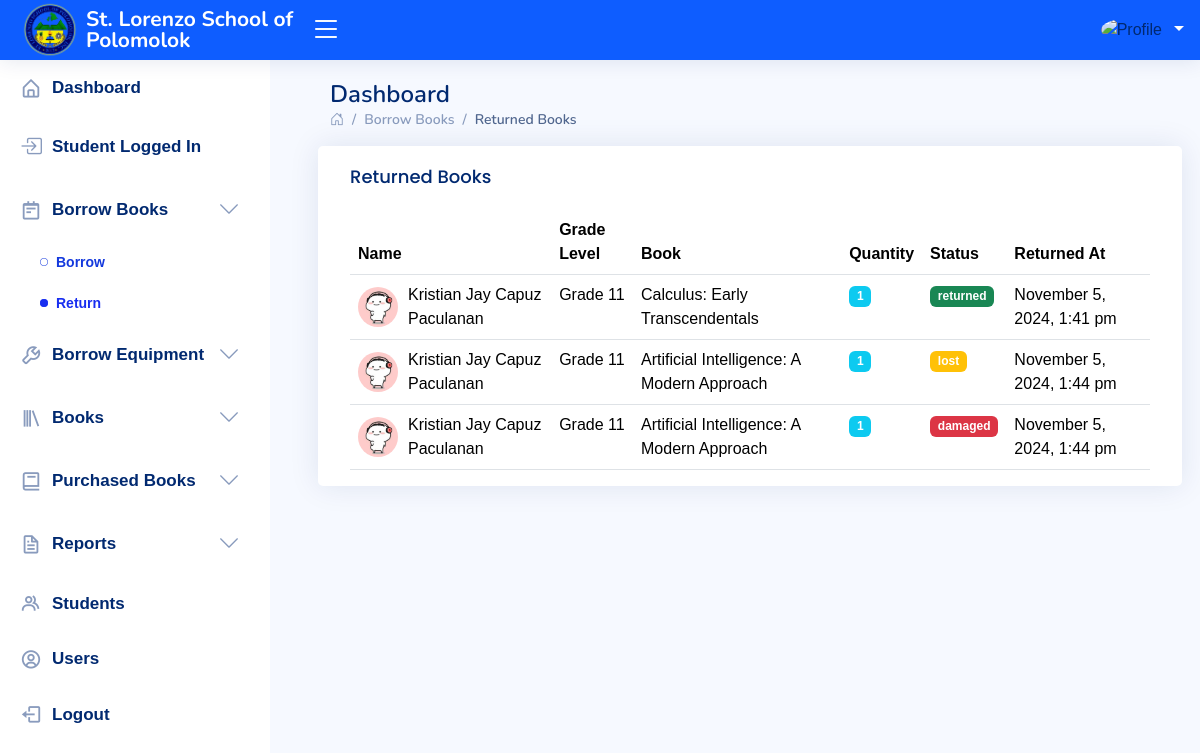
The page /administrator/returned-book.php on the database its author committed.
### tables this page shows
CREATE TABLE IF NOT EXISTS `book_return` (
  `return_book_id` int NOT NULL AUTO_INCREMENT,
  `book_borrow_id` int DEFAULT NULL,
  `quantity` int DEFAULT NULL,
  `status` enum('returned','damaged','lost') NOT NULL,
  `returned_at` datetime DEFAULT CURRENT_TIMESTAMP,
  PRIMARY KEY (`return_book_id`),
  KEY `book_borrow_id` (`book_borrow_id`)
);

CREATE TABLE IF NOT EXISTS `student` (
  `student_id` int NOT NULL AUTO_INCREMENT,
  `user_id` int NOT NULL,
  `rfid` varchar(255) NOT NULL,
  `firstname` varchar(255) NOT NULL,
  `middlename` varchar(255) NOT NULL,
  `lastname` varchar(255) NOT NULL,
  `gradelevel` varchar(255) NOT NULL,
  `address` varchar(255) NOT NULL,
  `picture` varchar(255) NOT NULL,
  `created_at` varchar(255) NOT NULL,
  PRIMARY KEY (`student_id`)
);

CREATE TABLE IF NOT EXISTS `book` (
  `book_id` int NOT NULL AUTO_INCREMENT,
  `user_id` int NOT NULL,
  `category_id` int NOT NULL,
  `title` varchar(255) NOT NULL,
  `author` varchar(255) NOT NULL,
  `isbn` varchar(50) DEFAULT NULL,
  `publisher` varchar(255) DEFAULT NULL,
  `publication_year` year DEFAULT NULL,
  `location` varchar(255) DEFAULT NULL,
  `amount` decimal(10,2) NOT NULL,
  `copies` int DEFAULT '1',
  `added_at` datetime DEFAULT CURRENT_TIMESTAMP,
  PRIMARY KEY (`book_id`),
  UNIQUE KEY `isbn` (`isbn`),
  KEY `user_id` (`user_id`)
);

### administrator/returned-book.php (the view, shortened to what this page needs)
<!DOCTYPE html>
<html lang="en">
<head>
    <link href="assets/vendor/bootstrap/css/bootstrap.min.css" rel="stylesheet">
    <link href="assets/vendor/bootstrap-icons/bootstrap-icons.css" rel="stylesheet">
    <link href="assets/vendor/boxicons/css/boxicons.min.css" rel="stylesheet">
    <link href="assets/vendor/quill/quill.snow.css" rel="stylesheet">
    <link href="assets/vendor/quill/quill.bubble.css" rel="stylesheet">
    <link href="assets/vendor/remixicon/remixicon.css" rel="stylesheet">
    <link href="assets/vendor/simple-datatables/style.css" rel="stylesheet">
    <link href="assets/css/style.css" rel="stylesheet">
    <link href="assets/sweet-alert/sweetalert2.min.css" rel="stylesheet">
</head>
<body>
    <?php
    include 'inc/navbar.php';
    include 'inc/sidebar.php';
    ?>
    <main id="main" class="main">
        <div class="pagetitle">
            <h1>Dashboard</h1>
            <nav>
                <ol class="breadcrumb">
                    <li class="breadcrumb-item"><a href="#"><i class="bi bi-house-door"></i></a></li>
                    <li class="breadcrumb-item">Borrow Books</li>
                    <li class="breadcrumb-item active">Returned Books</li>
                </ol>
            </nav>
        </div>
        <section class="section">
            <div class="row">
                <div class="card">
                    <div class="card-body">
                        <div class="d-flex justify-content-between align-items-center">
                            <h5 class="card-title">Returned Books</h5>
                        </div>
                        <table class="table datatable">
                            <thead>
                                <tr>
                                    <th>Name</th>
                                    <th>Grade Level</th>
                                    <th>Book</th>
                                    <th>Quantity</th>
                                    <th>Status</th>
                                    <th>Returned At</th>
                                </tr>
                            </thead>
                            <tbody>
                                <?php
        $sql = "SELECT br.return_book_id,
                CONCAT(s.firstname, ' ', s.middlename, ' ', s.lastname) AS student_name,
                s.gradelevel,
                s.picture,
                b.title AS book_title,
                br.quantity,
                br.status,
                br.returned_at
                FROM book_return br
                JOIN book_borrow bb ON br.book_borrow_id = bb.book_borrow_id
                JOIN student s ON bb.student_id = s.student_id
                JOIN book b ON bb.book_id = b.book_id";
        $result = $con->query($sql);
        if ($result === false) {
            echo "<tr><td colspan='7'>Error: " . $con->error . "</td></tr>";
        } elseif ($result->num_rows > 0) {
            while ($row = $result->fetch_assoc()) {
                $picturePath = 'uploads/' . $row['picture'];
                echo "<tr>";
                echo "<td>";
                echo "<div class='d-flex align-items-center'>";
                echo "<img src='" . htmlspecialchars($picturePath) . "' alt='Student Image' style='width: 40px; height: 40px; border-radius: 50%; object-fit: cover; margin-right: 10px;'>";
                echo "<span>" . htmlspecialchars($row['student_name']) . "</span>";
                echo "</div>";
                echo "</td>";
                echo "<td>" . htmlspecialchars($row['gradelevel']) . "</td>";
                echo "<td>" . htmlspecialchars($row['book_title']) . "</td>";
                echo "<td><span class='badge bg-info'>" . htmlspecialchars($row['quantity']) . "</span></td>";
                switch (htmlspecialchars($row['status'])) {
                    case 'returned':
                        $badgeClass = 'bg-success';
                        break;
                    case 'damaged':
                        $badgeClass = 'bg-danger';
                        break;
                    case 'lost':
                        $badgeClass = 'bg-warning';
                        break;
                }
                echo "<td><span class='badge " . $badgeClass . "'>" . htmlspecialchars($row['status']) . "</span></td>";
                $returnedAt = date('F j, Y, g:i a', strtotime($row['returned_at']));
                echo "<td>" . htmlspecialchars($returnedAt) . "</td>";
                echo "</tr>";
            }
        } else {
            echo "<tr><td colspan='7'>No records found.</td></tr>";
        }
        ?>
                            </tbody>
                        </table>
                    </div>
                </div>
            </div>
        </section>
    </main>
</body>
</html>

### administrator/assets/css/style.css (style rules this page uses)
:root { scroll-behavior: smooth; }
body { font-family: "Trebuchet MS", sans-serif; background: #f6f9ff; color: #444444; }
a { color: #4154f1; text-decoration: none; }
h1, h2, h3, h4, h5, h6 { font-family: "Nunito", sans-serif; }
#main { margin-top: 60px; padding: 20px 30px; transition: all 0.3s; }
.pagetitle { margin-bottom: 10px; }
.pagetitle h1 { font-size: 24px; margin-bottom: 0; font-weight: 600; color: #012970; }
.card { margin-bottom: 30px; border: none; border-radius: 5px; box-shadow: 0px 0 30px rgba(1, 41, 112, 0.1); }
.card-title { padding: 20px 0 15px 0; font-size: 18px; font-weight: 500; color: #012970; font-family: "Poppins", sans-serif; }
.card-body { padding: 0 20px 20px 20px; margin-bottom: -20px; }
.breadcrumb { font-size: 14px; font-family: "Nunito", sans-serif; color: #899bbd; font-weight: 600; }
.breadcrumb a { color: #899bbd; transition: 0.3s; }
.breadcrumb .breadcrumb-item::before { color: #899bbd; }
.breadcrumb .active { color: #51678f; font-weight: 600; }
@media (min-width: 1200px) { #main, #footer { margin-left: 300px; } }

### rows shown on the page
book_return: student.picture (picture), student_name "Kristian Jay Capuz Paculanan", student.gradelevel "Grade 11", book.title "Calculus: Early Transcendentals", quantity "1", status "returned", returned_at "November 5, 2024, 1:41 pm"
book_return: student.picture (picture), student_name "Kristian Jay Capuz Paculanan", student.gradelevel "Grade 11", book.title "Artificial Intelligence: A Modern Approach", quantity "1", status "lost", returned_at "November 5, 2024, 1:44 pm"
book_return: student.picture (picture), student_name "Kristian Jay Capuz Paculanan", student.gradelevel "Grade 11", book.title "Artificial Intelligence: A Modern Approach", quantity "1", status "damaged", returned_at "November 5, 2024, 1:44 pm"
